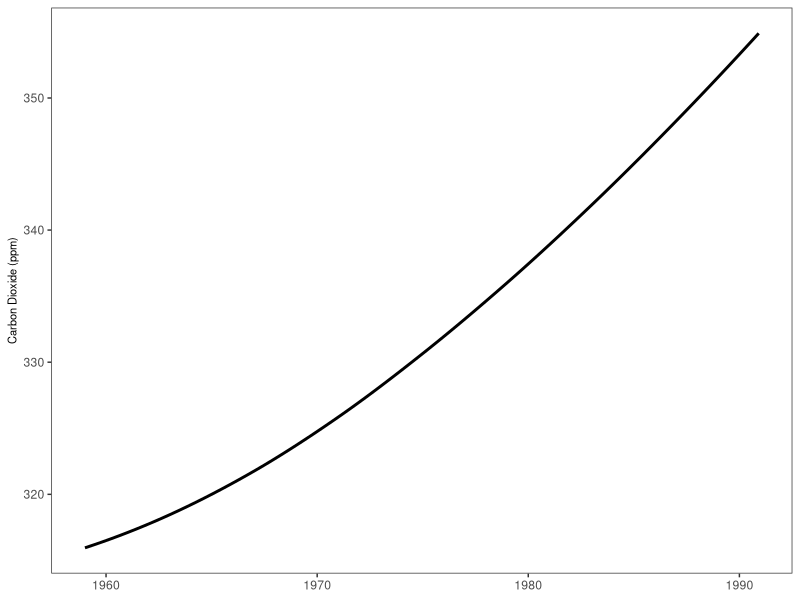
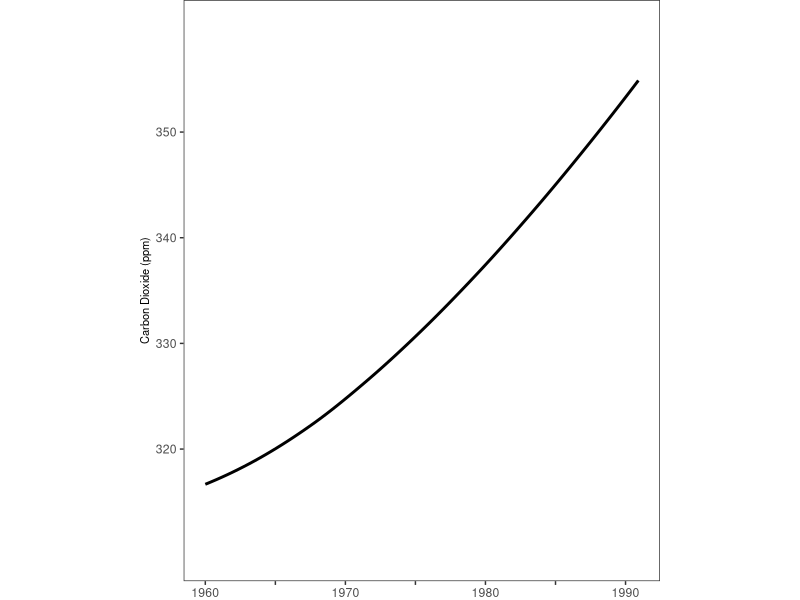

Write R code to recreate these figures, in order. (Note: this script raises an error after producing the figures.)
library(ggplot2)
library(scales) #scale_x_date()
library(gridExtra) 

this_base <- "fig07-04_carbon-dioxide-aspect-ratio-changed"

my_data <- data.frame(
	co2 = as.numeric(co2),
	date = seq(as.Date("1959-01-01"),  by = "month", length.out = 12*39)
)

my_data <- subset(my_data, date < as.Date("1991-01-01"))

datebreaks <- seq(as.Date("1960-01-01"),
									as.Date("1990-12-01"), by = "5 year")

p1 <- ggplot(my_data, aes(x = date, y = co2)) +
	stat_smooth(method = "loess", se = FALSE, colour = "black") +
	theme_bw() +
	theme(panel.grid.major = element_blank(),
				panel.grid.minor = element_blank(),
				axis.title.y = element_text(size = 8)) +
	labs(x = NULL,
			 y = "Carbon Dioxide (ppm)")

p1

p2 <- p1 + scale_y_continuous(breaks = seq(320, 350, 10), 
															limits = c(310, 360)) +
	scale_x_date(breaks = datebreaks, labels = c(1960, "", 1970, "", 1980, "", 1990),
							 limits = c(as.Date("1960-01-01"),
							 					 as.Date("1990-12-01")))  +
	theme(plot.margin=unit(c(0, 7, 0, 7), "lines"))

p2

p3 <- p3 <- arrangeGrob(p1, p2, nrow = 2, heights = c(0.2, 0.8),
												main = textGrob("Fig 7.4 Carbon Dioxide: Aspect\nRatio Changed", 
																				just = "top", vjust = 0.75, 
																				gp = gpar(fontsize = 17, 
																									lineheight = 1, 
																									fontface = "bold")))

p3

ggsave(paste0(this_base, ".png"), 
			 p3, width = 6, height = 6)
